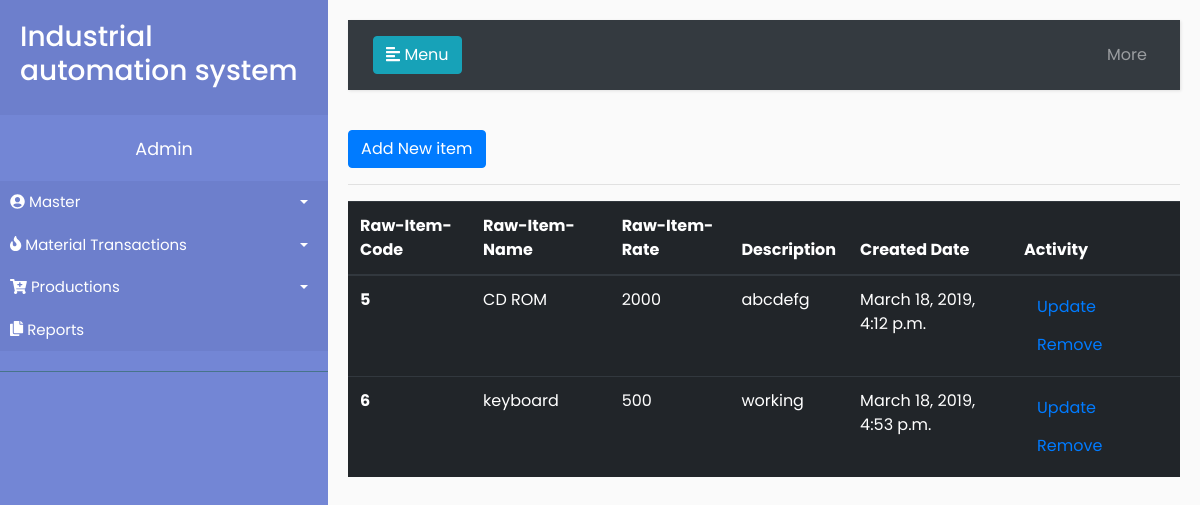
/material-transaction/raw-item-master/, run on the app's committed database.
### material_transaction/models.py (models this page shows, shortened)
class Rawitem(models.Model):
	itemcode = models.CharField(max_length=50)
	item_name = models.CharField(max_length=10)
	rate = models.PositiveIntegerField(blank=True)
	description = models.TextField()
	created_date = models.DateTimeField(default=timezone.now)

### material_transaction/views.py (the view)
# urls.py: path('raw-item-master/',views.raw_item_master, name='raw_item_master'),
def raw_item_master(request):
	rawitem = Rawitem.objects.all()
	return render(request, 'material/raw-item-master.html',{'rawitem': rawitem})

### material_transaction/templates/material/raw-item-master.html
{% extends 'base.html' %}
{% block content %}
<a class="btn btn-primary" href="{% url 'newrawitem' %}" role="button">Add New item</a> <hr/>
<table class="table table-dark">
  <thead>
    <tr>
      <th scope="col">Raw-Item-Code</th>
      <th scope="col">Raw-Item-Name</th>
      <th scope="col">Raw-Item-Rate</th>
      <th scope="col">Description</th>
      <th scope="col">Created Date</th>
       <th scope="col"> Activity </th>
    </tr>
  </thead>
  <tbody>
{% for detail in rawitem %}
    <tr>
      <th scope="row"> {{ detail.id }}</th>
      <td>{{ detail.item_name }}</td>
      <td>{{ detail.rate }}</td>
      <td>{{ detail.description }}</td>
      <td>{{ detail.created_date }}</td>
      <td><a class="btn btn-link" href="{% url 'editrawitem' detail.id %}"> Update </a>
      <a class="btn btn-link confirm-delete" href="{% url 'deleterawitem' pk=detail.pk %}"> Remove </a>  </td>
    </tr>
    {% endfor %}
  </tbody>
</table>
{% endblock %}

### master/static/css/style.css (style rules this page uses)
body { font-family: 'Poppins', sans-serif; background: #fafafa; }
a, a:hover, a:focus { color: inherit; text-decoration: none; transition: all 0.3s; }

### data on the page
Rawitem: id "5", item_name "CD ROM", rate "2000", description "abcdefg", created_date "March 18, 2019, 4:12 p.m."
Rawitem: id "6", item_name "keyboard", rate "500", description "working", created_date "March 18, 2019, 4:53 p.m."
